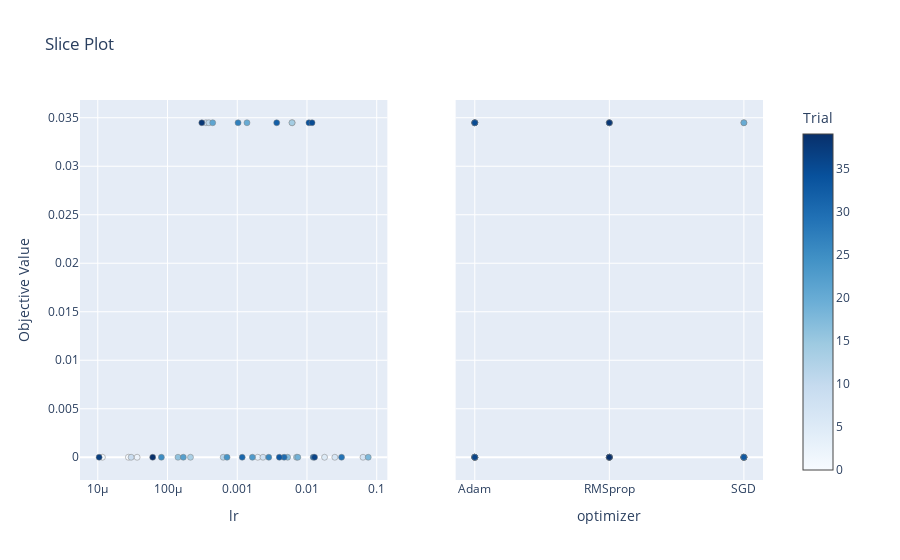

Notebook source saved alongside this figure:
### Code cell
optuna.visualization.plot_slice(study)

### Figure 1 — Plotly figure (JSON) as saved in the notebook; plotly's stock layout.template omitted (floating-point values rounded to 4 significant figures)
{"data": [{"marker": {"color": [0, 1, 2, 3, 4, 5, 6, 7, 8, 9, 10, 11, 12, 13, 14, 15, 16, 17, 18, 19, 20, 21, 22, 23, 24, 25, 26, 27, 28, 29, 30, 31, 32, 33, 34, 35, 36, 37, 38, 39], "colorbar": {"title": {"text": "Trial"}, "x": 1, "xpad": 40}, "colorscale": [[0, "rgb(247,251,255)"], [0.125, "rgb(222,235,247)"], [0.25, "rgb(198,219,239)"], [0.375, "rgb(158,202,225)"], [0.5, "rgb(107,174,214)"], [0.625, "rgb(66,146,198)"], [0.75, "rgb(33,113,181)"], [0.875, "rgb(8,81,156)"], [1, "rgb(8,48,107)"]], "line": {"color": "Grey", "width": 0.5}, "showscale": true}, "mode": "markers", "showlegend": false, "type": "scatter", "x": [2.749e-05, 1.165e-05, 3.662e-05, 0.00197, 0.006131, 0.01787, 0.02509, 0.06365, 0.002339, 3.007e-05, 0.0003559, 0.0003919, 0.000629, 0.0002135, 0.006096, 0.007068, 0.0001415, 0.00528, 0.07558, 0.007388, 0.001378, 0.0004446, 0.0001685, 0.001649, 0.0007135, 8.166e-05, 0.002832, 0.001026, 0.01228, 0.03133, 0.004703, 0.001178, 0.00368, 0.004012, 0.01067, 0.01182, 0.01284, 1.045e-05, 0.0003102, 6.128e-05], "xaxis": "x", "y": [0, 0, 0, 0, 0.03448, 0, 0, 0, 0, 0, 0.03448, 0.03448, 0, 0, 0.03448, 0, 0, 0, 0, 0, 0.03448, 0.03448, 0, 0, 0, 0, 0, 0.03448, 0, 0, 0, 0, 0.03448, 0, 0.03448, 0.03448, 0, 0, 0.03448, 0], "yaxis": "y"}, {"marker": {"color": [0, 1, 2, 3, 4, 5, 6, 7, 8, 9, 10, 11, 12, 13, 14, 15, 16, 17, 18, 19, 20, 21, 22, 23, 24, 25, 26, 27, 28, 29, 30, 31, 32, 33, 34, 35, 36, 37, 38, 39], "colorbar": {"title": {"text": "Trial"}, "x": 1, "xpad": 40}, "colorscale": [[0, "rgb(247,251,255)"], [0.125, "rgb(222,235,247)"], [0.25, "rgb(198,219,239)"], [0.375, "rgb(158,202,225)"], [0.5, "rgb(107,174,214)"], [0.625, "rgb(66,146,198)"], [0.75, "rgb(33,113,181)"], [0.875, "rgb(8,81,156)"], [1, "rgb(8,48,107)"]], "line": {"color": "Grey", "width": 0.5}, "showscale": false}, "mode": "markers", "showlegend": false, "type": "scatter", "x": ["Adam", "RMSprop", "Adam", "Adam", "Adam", "Adam", "RMSprop", "Adam", "SGD", "SGD", "RMSprop", "RMSprop", "RMSprop", "RMSprop", "SGD", "Adam", "RMSprop", "SGD", "SGD", "SGD", "SGD", "RMSprop", "RMSprop", "Adam", "RMSprop", "SGD", "SGD", "Adam", "Adam", "SGD", "Adam", "SGD", "Adam", "SGD", "Adam", "Adam", "Adam", "RMSprop", "RMSprop", "RMSprop"], "xaxis": "x2", "y": [0, 0, 0, 0, 0.03448, 0, 0, 0, 0, 0, 0.03448, 0.03448, 0, 0, 0.03448, 0, 0, 0, 0, 0, 0.03448, 0.03448, 0, 0, 0, 0, 0, 0.03448, 0, 0, 0, 0, 0.03448, 0, 0.03448, 0.03448, 0, 0, 0.03448, 0], "yaxis": "y2"}], "layout": {"title": {"text": "Slice Plot"}, "xaxis": {"anchor": "y", "domain": [0, 0.45], "title": {"text": "lr"}, "type": "log"}, "xaxis2": {"anchor": "y2", "domain": [0.55, 1], "title": {"text": "optimizer"}}, "yaxis": {"anchor": "x", "domain": [0, 1], "title": {"text": "Objective Value"}}, "yaxis2": {"anchor": "x2", "domain": [0, 1], "matches": "y", "showticklabels": false}}}
